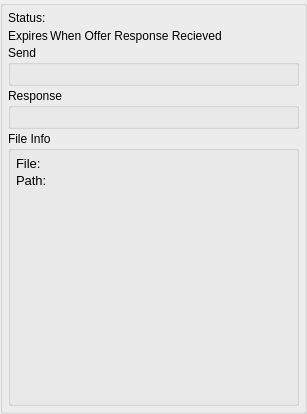
<?xml version="1.0" encoding="UTF-8"?>
<ui version="4.0">
 <class>AppletOfferViewUi</class>
 <widget class="QWidget" name="AppletOfferViewUi">
  <property name="windowModality">
   <enum>Qt::ApplicationModal</enum>
  </property>
  <property name="geometry">
   <rect>
    <x>0</x>
    <y>0</y>
    <width>307</width>
    <height>414</height>
   </rect>
  </property>
  <property name="sizePolicy">
   <sizepolicy hsizetype="Expanding" vsizetype="Expanding">
    <horstretch>0</horstretch>
    <verstretch>0</verstretch>
   </sizepolicy>
  </property>
  <property name="windowTitle">
   <string>Offer Details</string>
  </property>
  <property name="windowOpacity">
   <double>1.000000000000000</double>
  </property>
  <property name="toolTip">
   <string/>
  </property>
  <layout class="QGridLayout" name="gridLayout">
   <property name="leftMargin">
    <number>0</number>
   </property>
   <property name="topMargin">
    <number>0</number>
   </property>
   <property name="rightMargin">
    <number>0</number>
   </property>
   <property name="bottomMargin">
    <number>0</number>
   </property>
   <item row="0" column="0">
    <widget class="QGroupBox" name="FileItemsBox">
     <property name="sizePolicy">
      <sizepolicy hsizetype="Expanding" vsizetype="Expanding">
       <horstretch>0</horstretch>
       <verstretch>0</verstretch>
      </sizepolicy>
     </property>
     <property name="minimumSize">
      <size>
       <width>0</width>
       <height>0</height>
      </size>
     </property>
     <property name="title">
      <string/>
     </property>
     <layout class="QVBoxLayout" name="verticalLayout">
      <property name="spacing">
       <number>2</number>
      </property>
      <property name="leftMargin">
       <number>5</number>
      </property>
      <property name="topMargin">
       <number>5</number>
      </property>
      <property name="rightMargin">
       <number>5</number>
      </property>
      <property name="bottomMargin">
       <number>5</number>
      </property>
      <item>
       <layout class="QHBoxLayout" name="horizontalLayout_2">
        <item>
         <widget class="QLabel" name="label">
          <property name="sizePolicy">
           <sizepolicy hsizetype="Minimum" vsizetype="Preferred">
            <horstretch>0</horstretch>
            <verstretch>0</verstretch>
           </sizepolicy>
          </property>
          <property name="text">
           <string>Status:</string>
          </property>
         </widget>
        </item>
        <item>
         <widget class="QLabel" name="m_StatusMsgLabel">
          <property name="sizePolicy">
           <sizepolicy hsizetype="Expanding" vsizetype="Preferred">
            <horstretch>0</horstretch>
            <verstretch>0</verstretch>
           </sizepolicy>
          </property>
          <property name="text">
           <string/>
          </property>
         </widget>
        </item>
       </layout>
      </item>
      <item>
       <widget class="IdentOfferWidget" name="m_IdentWidget" native="true">
        <property name="sizePolicy">
         <sizepolicy hsizetype="Expanding" vsizetype="Preferred">
          <horstretch>0</horstretch>
          <verstretch>0</verstretch>
         </sizepolicy>
        </property>
       </widget>
      </item>
      <item>
       <layout class="QHBoxLayout" name="horizontalLayout_4">
        <item>
         <widget class="QLabel" name="label_2">
          <property name="text">
           <string>Expires</string>
          </property>
         </widget>
        </item>
        <item>
         <widget class="QLabel" name="m_OfferExpireTime">
          <property name="sizePolicy">
           <sizepolicy hsizetype="Expanding" vsizetype="Preferred">
            <horstretch>0</horstretch>
            <verstretch>0</verstretch>
           </sizepolicy>
          </property>
          <property name="text">
           <string>When Offer Response Recieved</string>
          </property>
         </widget>
        </item>
       </layout>
      </item>
      <item>
       <widget class="QGroupBox" name="m_SendGroupBox">
        <property name="title">
         <string>Send</string>
        </property>
        <layout class="QGridLayout" name="gridLayout_3">
         <item row="0" column="0">
          <widget class="OfferSendWidget" name="m_OfferSendWidget" native="true"/>
         </item>
        </layout>
       </widget>
      </item>
      <item>
       <widget class="QGroupBox" name="m_ResponseGroupBox">
        <property name="title">
         <string>Response</string>
        </property>
        <layout class="QGridLayout" name="gridLayout_2">
         <item row="0" column="0">
          <widget class="OfferBarWidget" name="m_OfferBarWidget" native="true">
           <property name="sizePolicy">
            <sizepolicy hsizetype="Expanding" vsizetype="Preferred">
             <horstretch>0</horstretch>
             <verstretch>0</verstretch>
            </sizepolicy>
           </property>
          </widget>
         </item>
        </layout>
       </widget>
      </item>
      <item>
       <widget class="QGroupBox" name="m_FileGroupBox">
        <property name="title">
         <string>File Info</string>
        </property>
        <layout class="QVBoxLayout" name="verticalLayout_3">
         <property name="spacing">
          <number>2</number>
         </property>
         <property name="leftMargin">
          <number>5</number>
         </property>
         <property name="topMargin">
          <number>5</number>
         </property>
         <property name="rightMargin">
          <number>5</number>
         </property>
         <property name="bottomMargin">
          <number>5</number>
         </property>
         <item>
          <layout class="QHBoxLayout" name="horizontalLayout">
           <property name="spacing">
            <number>2</number>
           </property>
           <item>
            <widget class="QLabel" name="m_FileNameLabel">
             <property name="sizePolicy">
              <sizepolicy hsizetype="Minimum" vsizetype="Preferred">
               <horstretch>0</horstretch>
               <verstretch>0</verstretch>
              </sizepolicy>
             </property>
             <property name="font">
              <font>
               <pointsize>10</pointsize>
               <bold>false</bold>
              </font>
             </property>
             <property name="text">
              <string>File:</string>
             </property>
             <property name="alignment">
              <set>Qt::AlignLeading|Qt::AlignLeft|Qt::AlignVCenter</set>
             </property>
            </widget>
           </item>
           <item>
            <widget class="QLabel" name="m_FileName">
             <property name="sizePolicy">
              <sizepolicy hsizetype="Expanding" vsizetype="Preferred">
               <horstretch>0</horstretch>
               <verstretch>0</verstretch>
              </sizepolicy>
             </property>
             <property name="text">
              <string notr="true"/>
             </property>
             <property name="wordWrap">
              <bool>true</bool>
             </property>
            </widget>
           </item>
          </layout>
         </item>
         <item>
          <layout class="QHBoxLayout" name="horizontalLayout_3">
           <item>
            <widget class="QLabel" name="m_FilePathLabel">
             <property name="sizePolicy">
              <sizepolicy hsizetype="Minimum" vsizetype="Preferred">
               <horstretch>0</horstretch>
               <verstretch>0</verstretch>
              </sizepolicy>
             </property>
             <property name="font">
              <font>
               <pointsize>10</pointsize>
               <bold>false</bold>
              </font>
             </property>
             <property name="text">
              <string>Path:</string>
             </property>
             <property name="alignment">
              <set>Qt::AlignLeading|Qt::AlignLeft|Qt::AlignVCenter</set>
             </property>
            </widget>
           </item>
           <item>
            <widget class="QLabel" name="m_Path">
             <property name="sizePolicy">
              <sizepolicy hsizetype="Expanding" vsizetype="Preferred">
               <horstretch>0</horstretch>
               <verstretch>0</verstretch>
              </sizepolicy>
             </property>
             <property name="text">
              <string notr="true"/>
             </property>
             <property name="wordWrap">
              <bool>true</bool>
             </property>
            </widget>
           </item>
          </layout>
         </item>
         <item>
          <spacer name="verticalSpacer">
           <property name="orientation">
            <enum>Qt::Vertical</enum>
           </property>
           <property name="sizeHint" stdset="0">
            <size>
             <width>20</width>
             <height>40</height>
            </size>
           </property>
          </spacer>
         </item>
        </layout>
       </widget>
      </item>
     </layout>
    </widget>
   </item>
  </layout>
 </widget>
 <customwidgets>
  <customwidget>
   <class>OfferSendWidget</class>
   <extends>QWidget</extends>
   <header>OfferSendWidget.h</header>
   <container>1</container>
  </customwidget>
  <customwidget>
   <class>IdentOfferWidget</class>
   <extends>QWidget</extends>
   <header>IdentOfferWidget.h</header>
   <container>1</container>
  </customwidget>
  <customwidget>
   <class>OfferBarWidget</class>
   <extends>QWidget</extends>
   <header>OfferBarWidget.h</header>
   <container>1</container>
  </customwidget>
 </customwidgets>
 <resources/>
 <connections/>
</ui>
